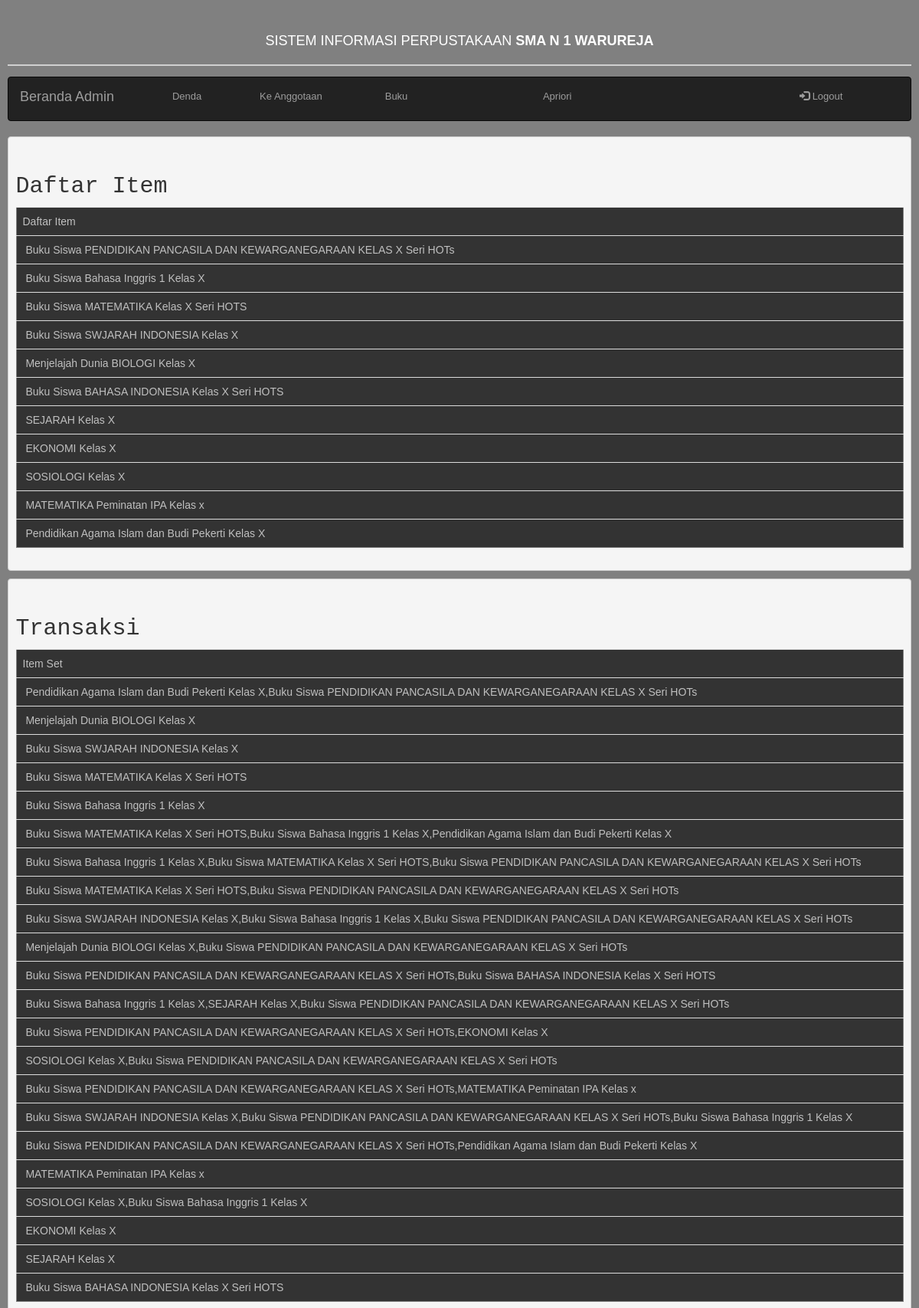
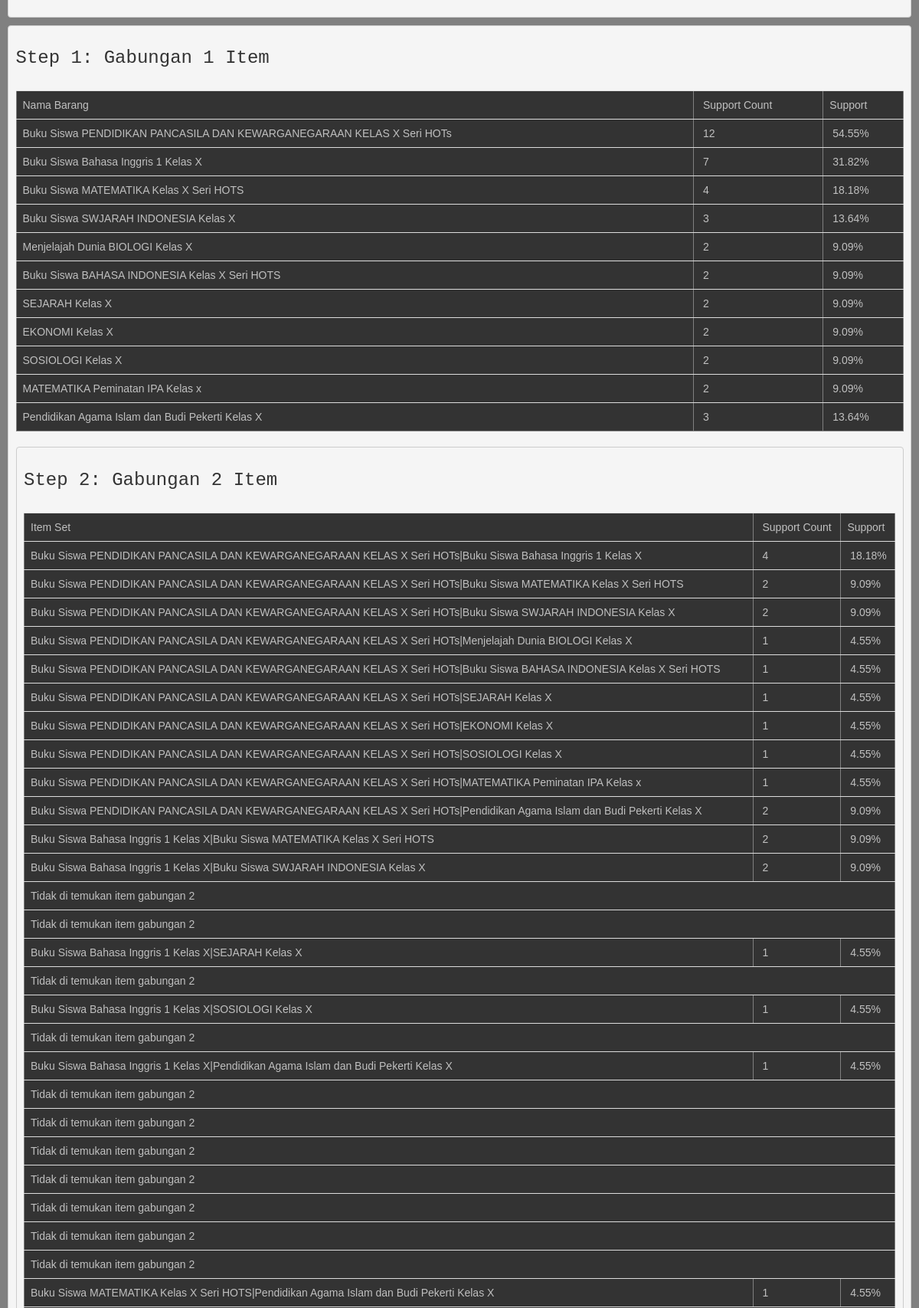
The app's page /index.php/admin/apriori (upper part) with its own data (2 pictures, top to bottom).
### tables this page shows
CREATE TABLE `tb_buku` (
  `id_buku` char(15) NOT NULL,
  `judul` varchar(100) NOT NULL,
  `id_kategori` int(3) NOT NULL,
  `id_penerbit` int(3) NOT NULL,
  `id_pengarang` int(3) NOT NULL,
  `tersedia` int(11) NOT NULL,
  `dipinjam` int(11) NOT NULL,
  `no_rak` int(2) NOT NULL,
  `thn_terbit` year(4) NOT NULL,
  `stok` int(3) NOT NULL
);

### application/controllers/Admin.php (called while the page is built, shortened)
<?php
class Admin extends CI_Controller {
public function apriori(){
	$tmp['content']=$this->load->view('layout');
	$this->load->view('apriori/rule',$tmp);
}
}

### index.php (called while the page is built, shortened)
<?php
require_once BASEPATH.'core/CodeIgniter.php';

### application/views/apriori/rule.php (the view, shortened to what this page needs)
<?php
include_once("koneksi.php");
?>
<?php
echo "<pre><br><h2>Daftar Item </h2>";
echo "<table class=table border=\2\>";
echo " <tr><td>Daftar Item</td></tr>";
if ($result = $con->query("select judul from tb_buku", MYSQLI_USE_RESULT)) {
	while ($i = $result->fetch_row()) {
		$item[] = $i[0];
		echo " <tr><td> ". $i[0] ."</td></tr>";
	}
}
echo"</table>";
echo"</pre>";
?>
<?php
echo"<pre><br><h2>Transaksi</h2>";
echo "<table class=table border=\2\>";
echo " <tr><td>Item Set</td></tr>";
if ($result = $con->query("select group_concat(tb_buku.judul separator ',')
    from apriori left join tb_buku
	 on (apriori.id_buku = tb_buku.id_buku)
	 group by apriori.nama", MYSQLI_USE_RESULT)) {
	$z = 0;
	while ($b = $result->fetch_row()) {
		$belian[] = $b[0];
		echo " <tr><td> ". $b[0] ."</td></tr>";
		$z++;
	}
}
echo"</table>";
echo"</pre>";
?>
<?php
    $item1 = count($item) - 1;
    $item2 = count($item);
	echo "<pre>";
    echo "\r\n<h3>Step 1: Gabungan 1 Item</h3>\r\n";
	echo "<table class=table border=\2\>";
	echo " <tr> <td>Nama Barang</td><td> Support Count</td><td>Support</td></tr>";
    foreach ($item as $value) {
        $total_per_item[$value] = 0;
		$support[$value] = 0;
        foreach($belian as $item_belian) {
            if(strpos($item_belian, $value) !== false) {
                $total_per_item[$value]++;
				$support[$value]++;
            }
        }
		$spr[$value] = round($support[$value] / $z * 100,2);
		echo " <tr> <td>$value </td><td> ". $total_per_item[$value] ."</td><td> ". $spr[$value] ."%</td></tr>";
    }
	echo"</table>";
?>
<?php
	echo "<pre>";
	 echo "\r\n<h3>Step 2: Gabungan 2 Item</h3>\r\n";
	echo"<table class=table border=\2\>";
	echo"<tr> <td>Item Set</td><td> Support Count</td><td>Support</td></tr>";
    for($i = 0; $i < $item1; $i++) {
        for($j = $i+1; $j < $item2; $j++) {
            $item_pair = $item[$i].'|'.$item[$j];
            $item_array[$item_pair] = 0;
			$sprt[$item_pair] = 0;
            foreach($belian as $item_belian) {
                if((strpos($item_belian, $item[$i]) !== false) && (strpos($item_belian, $item[$j]) !== false)) {
                    $item_array[$item_pair]++;
					$sprt[$item_pair]++;
                }
				$spr[$item_pair] = round($sprt[$item_pair] / $z * 100, 2);
            }
				if($item_array[$item_pair]>0)
				{
				echo " <tr> <td>$item_pair </td><td> ". $item_array[$item_pair] ."</td><td> ". $spr[$item_pair] ."%</td></tr>";
				}else{
          echo " <tr> <td colspan='3'>Tidak di temukan item gabungan 2</td></tr>";
        }
        }
    }
	echo"</table>";
?>

### application/views/layout.php (style rules this page uses)
body { background-color: gray; margin: 10px; font: 13px/20px normal Helvetica, Arial, sans-serif; color: #4F5155; }
table { background-color: #333; font: 14px normal Helvetica, Arial, sans-serif; color: silver; }

### records on screen
tb_buku: judul "Buku Siswa PENDIDIKAN PANCASILA DAN KEWARGANEGARAAN KELAS X Seri HOTs"
tb_buku: judul "Buku Siswa Bahasa Inggris 1 Kelas X"
tb_buku: judul "Buku Siswa MATEMATIKA Kelas X Seri HOTS"
tb_buku: judul "Buku Siswa SWJARAH INDONESIA Kelas X"
tb_buku: judul "Menjelajah Dunia BIOLOGI Kelas X"
tb_buku: judul "Buku Siswa BAHASA INDONESIA Kelas X Seri HOTS"
tb_buku: judul "SEJARAH Kelas X"
tb_buku: judul "EKONOMI Kelas X"
tb_buku: judul "SOSIOLOGI Kelas X"
tb_buku: judul "MATEMATIKA Peminatan IPA Kelas x"
tb_buku: judul "Pendidikan Agama Islam dan Budi Pekerti Kelas X"

### other values on screen
$b[0] "Pendidikan Agama Islam dan Budi Pekerti Kelas X,Buku Siswa PENDIDIKAN PANCASILA DAN KEWARGANEGARAAN KELAS X Seri HOTs"
$b[0] "Menjelajah Dunia BIOLOGI Kelas X"
$b[0] "Buku Siswa SWJARAH INDONESIA Kelas X"
$b[0] "Buku Siswa MATEMATIKA Kelas X Seri HOTS"
$b[0] "Buku Siswa Bahasa Inggris 1 Kelas X"
$b[0] "Buku Siswa MATEMATIKA Kelas X Seri HOTS,Buku Siswa Bahasa Inggris 1 Kelas X,Pendidikan Agama Islam dan Budi Pekerti Kelas X"
$b[0] "Buku Siswa Bahasa Inggris 1 Kelas X,Buku Siswa MATEMATIKA Kelas X Seri HOTS,Buku Siswa PENDIDIKAN PANCASILA DAN KEWARGANEGARAAN KELAS X Seri HOTs"
$b[0] "Buku Siswa MATEMATIKA Kelas X Seri HOTS,Buku Siswa PENDIDIKAN PANCASILA DAN KEWARGANEGARAAN KELAS X Seri HOTs"
$b[0] "Buku Siswa SWJARAH INDONESIA Kelas X,Buku Siswa Bahasa Inggris 1 Kelas X,Buku Siswa PENDIDIKAN PANCASILA DAN KEWARGANEGARAAN KELAS X Seri HOTs"
$b[0] "Menjelajah Dunia BIOLOGI Kelas X,Buku Siswa PENDIDIKAN PANCASILA DAN KEWARGANEGARAAN KELAS X Seri HOTs"
$b[0] "Buku Siswa PENDIDIKAN PANCASILA DAN KEWARGANEGARAAN KELAS X Seri HOTs,Buku Siswa BAHASA INDONESIA Kelas X Seri HOTS"
$b[0] "Buku Siswa Bahasa Inggris 1 Kelas X,SEJARAH Kelas X,Buku Siswa PENDIDIKAN PANCASILA DAN KEWARGANEGARAAN KELAS X Seri HOTs"
$b[0] "Buku Siswa PENDIDIKAN PANCASILA DAN KEWARGANEGARAAN KELAS X Seri HOTs,EKONOMI Kelas X"
$b[0] "SOSIOLOGI Kelas X,Buku Siswa PENDIDIKAN PANCASILA DAN KEWARGANEGARAAN KELAS X Seri HOTs"
$b[0] "Buku Siswa PENDIDIKAN PANCASILA DAN KEWARGANEGARAAN KELAS X Seri HOTs,MATEMATIKA Peminatan IPA Kelas x"
